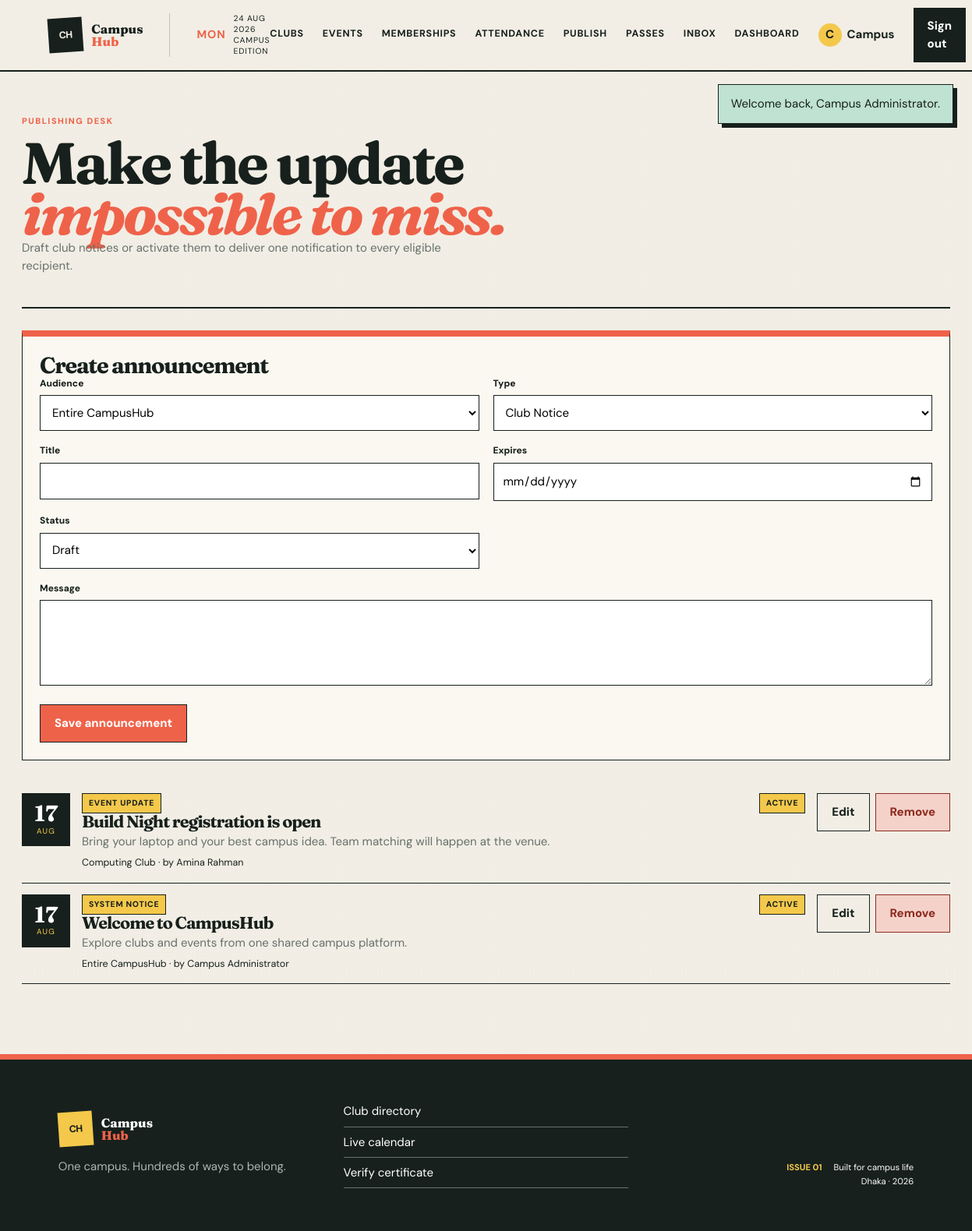
Page /announcements.php (signed in) on the committed database.
### tables this page shows
CREATE TABLE users (
  user_id BIGINT UNSIGNED AUTO_INCREMENT PRIMARY KEY,
  full_name VARCHAR(120) NOT NULL,
  email VARCHAR(190) NOT NULL UNIQUE,
  password_hash VARCHAR(255) NOT NULL,
  phone VARCHAR(30) NULL,
  role ENUM('Student','Admin') NOT NULL DEFAULT 'Student',
  profile_picture VARCHAR(255) NULL,
  status ENUM('Active','Suspended','Deactivated') NOT NULL DEFAULT 'Active',
  created_at TIMESTAMP NOT NULL DEFAULT CURRENT_TIMESTAMP
);

CREATE TABLE announcement (
  announcement_id BIGINT UNSIGNED AUTO_INCREMENT PRIMARY KEY,
  publisher_user_id BIGINT UNSIGNED NOT NULL,
  club_id BIGINT UNSIGNED NULL,
  title VARCHAR(180) NOT NULL,
  message TEXT NOT NULL,
  announcement_type ENUM('Club Notice','Event Update','Event Cancellation','Registration Extension','Meeting Notice','System Notice') NOT NULL,
  published_at TIMESTAMP NOT NULL DEFAULT CURRENT_TIMESTAMP,
  expiry_date DATE NULL,
  status ENUM('Draft','Active','Expired','Removed') NOT NULL DEFAULT 'Active',
  notified_at DATETIME NULL,
  CONSTRAINT fk_announcement_publisher FOREIGN KEY (publisher_user_id) REFERENCES users(user_id),
  CONSTRAINT fk_announcement_club FOREIGN KEY (club_id) REFERENCES clubs(club_id) ON DELETE CASCADE,
  INDEX idx_announcement_active (status, expiry_date)
);

CREATE TABLE clubs (
  club_id BIGINT UNSIGNED AUTO_INCREMENT PRIMARY KEY,
  club_name VARCHAR(140) NOT NULL UNIQUE,
  description TEXT NOT NULL,
  category VARCHAR(80) NOT NULL,
  logo VARCHAR(255) NULL,
  contact_information VARCHAR(190) NULL,
  status ENUM('Pending','Active','Suspended') NOT NULL DEFAULT 'Pending',
  created_at TIMESTAMP NOT NULL DEFAULT CURRENT_TIMESTAMP,
  INDEX idx_club_category_status (category, status)
);

### includes/functions.php (called while the page is built, shortened)
<?php
function e(?string $value): string
{
    return htmlspecialchars($value ?? '', ENT_QUOTES, 'UTF-8');
}
function user(): ?array
{
    return $_SESSION['user'] ?? null;
}
function is_admin(): bool
{
    return (user()['role'] ?? '') === 'Admin';
}
function pull_flashes(): array
{
    $messages = $_SESSION['flash'] ?? [];
    return $messages;
}
function active_page(string $file): string
{
    return basename($_SERVER['PHP_SELF']) === $file ? 'active' : '';
}
function managed_clubs(): array
{
    if (is_admin()) return db()->query("SELECT club_id, club_name FROM clubs WHERE status='Active' ORDER BY club_name")->fetchAll();
    $marks = implode(',', array_fill(0, count(executive_roles()), '?'));
    $stmt = db()->prepare("SELECT c.club_id,c.club_name FROM club_membership cm JOIN clubs c ON c.club_id=cm.club_id WHERE cm.student_user_id=? AND cm.approval_status='Approved' AND cm.membership_status='Active' AND cm.member_role IN ($marks) ORDER BY c.club_name");
    $stmt->execute(array_merge([(int) user()['user_id']], executive_roles()));
    return $stmt->fetchAll();
}

### config/database.php (called while the page is built, shortened)
<?php
function db(): PDO
{
    static $pdo = null;
    if ($pdo instanceof PDO) {
        return $pdo;
    }
    $dsn = sprintf('mysql:host=%s;port=%s;dbname=%s;charset=utf8mb4', DB_HOST, DB_PORT, DB_NAME);
    try {
        $pdo = new PDO($dsn, DB_USER, DB_PASS, [
            PDO::ATTR_ERRMODE => PDO::ERRMODE_EXCEPTION,
            PDO::ATTR_DEFAULT_FETCH_MODE => PDO::FETCH_ASSOC,
            PDO::ATTR_EMULATE_PREPARES => false,
        ]);
    } catch (PDOException $exception) {
        http_response_code(500);
        exit('Database connection failed. Import database/schema.sql and database/seed.sql in phpMyAdmin, then check config/database.php.');
    }
    return $pdo;
}

### announcements.php (the view, shortened to what this page needs)
<?php
require_once __DIR__.'/includes/bootstrap.php';require_login();$clubs=managed_clubs();if(!$clubs&&!is_admin()){http_response_code(403);exit('You do not manage an active club.');}
$edit=null;
if(is_admin())$items=db()->query("SELECT a.*,c.club_name,u.full_name FROM announcement a LEFT JOIN clubs c ON c.club_id=a.club_id JOIN users u ON u.user_id=a.publisher_user_id ORDER BY a.published_at DESC")->fetchAll();else{$ids=array_column($clubs,'club_id');$in=implode(',',array_fill(0,count($ids),'?'));$s=db()->prepare("SELECT a.*,c.club_name,u.full_name FROM announcement a JOIN clubs c ON c.club_id=a.club_id JOIN users u ON u.user_id=a.publisher_user_id WHERE a.club_id IN ($in) ORDER BY a.published_at DESC");$s->execute($ids);$items=$s->fetchAll();}
$pageTitle='Announcements';require __DIR__.'/includes/header.php';?>
<section class="page-shell"><div class="page-head"><div><span class="eyebrow">PUBLISHING DESK</span><h2>Make the update<br><span class="accent-script">impossible to miss.</span></h2><p>Draft club notices or activate them to deliver one notification to every eligible recipient.</p></div></div>
<form class="card editor-card" method="post" data-ajax="api/announcement.php"><input type="hidden" name="csrf" value="<?=e(csrf_token())?>"><input type="hidden" name="action" value="save"><input type="hidden" name="announcement_id" value="<?=e((string)($edit['announcement_id']??''))?>"><h3><?=$edit?'Edit announcement':'Create announcement'?></h3><div class="field-grid"><div class="field"><label>Audience</label><select name="club_id"><?php if(is_admin()):?><option value="">Entire CampusHub</option><?php endif;?><?php foreach($clubs as $c):?><option value="<?=$c['club_id']?>" <?=(int)($edit['club_id']??0)===(int)$c['club_id']?'selected':''?>><?=e($c['club_name'])?></option><?php endforeach;?></select></div><div class="field"><label>Type</label><select name="announcement_type"><?php foreach(['Club Notice','Event Update','Event Cancellation','Registration Extension','Meeting Notice','System Notice'] as $t):?><option <?=$t===($edit['announcement_type']??'Club Notice')?'selected':''?>><?=e($t)?></option><?php endforeach;?></select></div><div class="field"><label>Title</label><input name="title" required maxlength="180" value="<?=e($edit['title']??'')?>"></div><div class="field"><label>Expires</label><input type="date" name="expiry_date" value="<?=e($edit['expiry_date']??'')?>"></div><div class="field"><label>Status</label><select name="status"><?php foreach(['Draft','Active','Expired'] as $st):?><option <?=$st===($edit['status']??'Draft')?'selected':''?>><?=$st?></option><?php endforeach;?></select></div></div><div class="field"><label>Message</label><textarea name="message" required maxlength="500"><?=e($edit['message']??'')?></textarea></div><button class="button button-primary">Save announcement</button><?php if($edit):?><a class="button button-quiet" href="announcements.php">Cancel edit</a><?php endif;?></form>
<div class="agenda announcement-list"><?php foreach($items as $a):?><article data-announcement="<?=$a['announcement_id']?>"><div class="event-date-block"><strong><?=e(date('d',strtotime($a['published_at'])))?></strong><span><?=e(strtoupper(date('M',strtotime($a['published_at']))))?></span></div><div><span class="card-tag"><?=e($a['announcement_type'])?></span><h3><?=e($a['title'])?></h3><p><?=e($a['message'])?></p><small><?=e($a['club_name']??'Entire CampusHub')?> · by <?=e($a['full_name'])?></small></div><span class="badge"><?=e($a['status'])?></span><div class="actions"><a class="button button-quiet" href="announcements.php?edit=<?=$a['announcement_id']?>">Edit</a><form method="post" data-ajax="api/announcement.php"><input type="hidden" name="csrf" value="<?=e(csrf_token())?>"><input type="hidden" name="announcement_id" value="<?=$a['announcement_id']?>"><button class="button button-danger" name="action" value="remove" data-confirm="Remove this announcement?">Remove</button></form></div></article><?php endforeach;?></div></section><?php require __DIR__.'/includes/footer.php';?>

### includes/header.php (shortened to what this page needs)
<?php
$currentUser = user();
$managedNavigation = $currentUser ? managed_clubs() : [];
$unreadCount = $currentUser ? unread_notification_count() : 0;
?>
<!doctype html>
<html lang="en">
<head>
    <link rel="stylesheet" href="assets/style.css">
    <link rel="stylesheet" href="assets/expansion.css">
</head>
<body>
<header class="site-header">
    <a class="brand" href="index.php"><span class="brand-mark">CH</span><span>Campus<br><em>Hub</em></span></a>
    <div class="issue-stamp"><strong><?= e(strtoupper(date('D'))) ?></strong><span><?= e(date('d M Y')) ?><br>Campus edition</span></div>
    <nav class="nav-links" aria-label="Primary navigation">
        <a class="<?= active_page('clubs.php') ?>" href="clubs.php">Clubs</a>
        <a class="<?= active_page('events.php') ?>" href="events.php">Events</a>
        <?php if ($currentUser): ?>
            <a class="<?= active_page('memberships.php') ?>" href="memberships.php">Memberships</a>
            <?php if ($managedNavigation): ?><a class="<?= active_page('attendance.php') ?>" href="attendance.php">Attendance</a><a class="<?= active_page('announcements.php') ?>" href="announcements.php">Publish</a><?php endif; ?>
            <a class="<?= active_page('certificates.php') ?>" href="certificates.php">Passes</a>
            <a class="nav-notice <?= active_page('notifications.php') ?>" href="notifications.php">Inbox<?php if($unreadCount):?><b data-unread-count><?=$unreadCount?></b><?php endif;?></a>
            <a class="<?= active_page('dashboard.php') ?>" href="dashboard.php">Dashboard</a>
            <a class="profile-link" href="dashboard.php"><span><?= e(strtoupper(substr($currentUser['full_name'],0,1))) ?></span><?= e(explode(' ',$currentUser['full_name'])[0]) ?></a>
            <a class="button button-ink" href="logout.php">Sign out</a>
        <?php else: ?>
            <a href="login.php">Sign in</a>
            <a class="button button-coral" href="signup.php">Join CampusHub ↗</a>
        <?php endif; ?>
    </nav>
</header>
<main>
<?php foreach (pull_flashes() as $message): ?>
    <div class="flash flash-<?= e($message['type']) ?>" role="status"><?= e($message['message']) ?></div>
<?php endforeach; ?>

### rows in the picture
users: full_name "C", full_name "Campus"
announcement: published_at "17", published_at "AUG", announcement_type "EVENT UPDATE", title "Build Night registration is open", message "Bring your laptop and your best campus idea. Team matching will happen at the venue.", club.club_name "Computing Club", publisher_user.full_name "Amina Rahman", status "ACTIVE"
announcement: published_at "17", published_at "AUG", announcement_type "SYSTEM NOTICE", title "Welcome to CampusHub", message "Explore clubs and events from one shared campus platform.", club_name "Entire CampusHub", publisher_user.full_name "Campus Administrator", status "ACTIVE"

### other values in the picture
$message['message'] "Welcome back, Campus Administrator."
form field announcement_type "Club Notice"
form field status "Draft"
